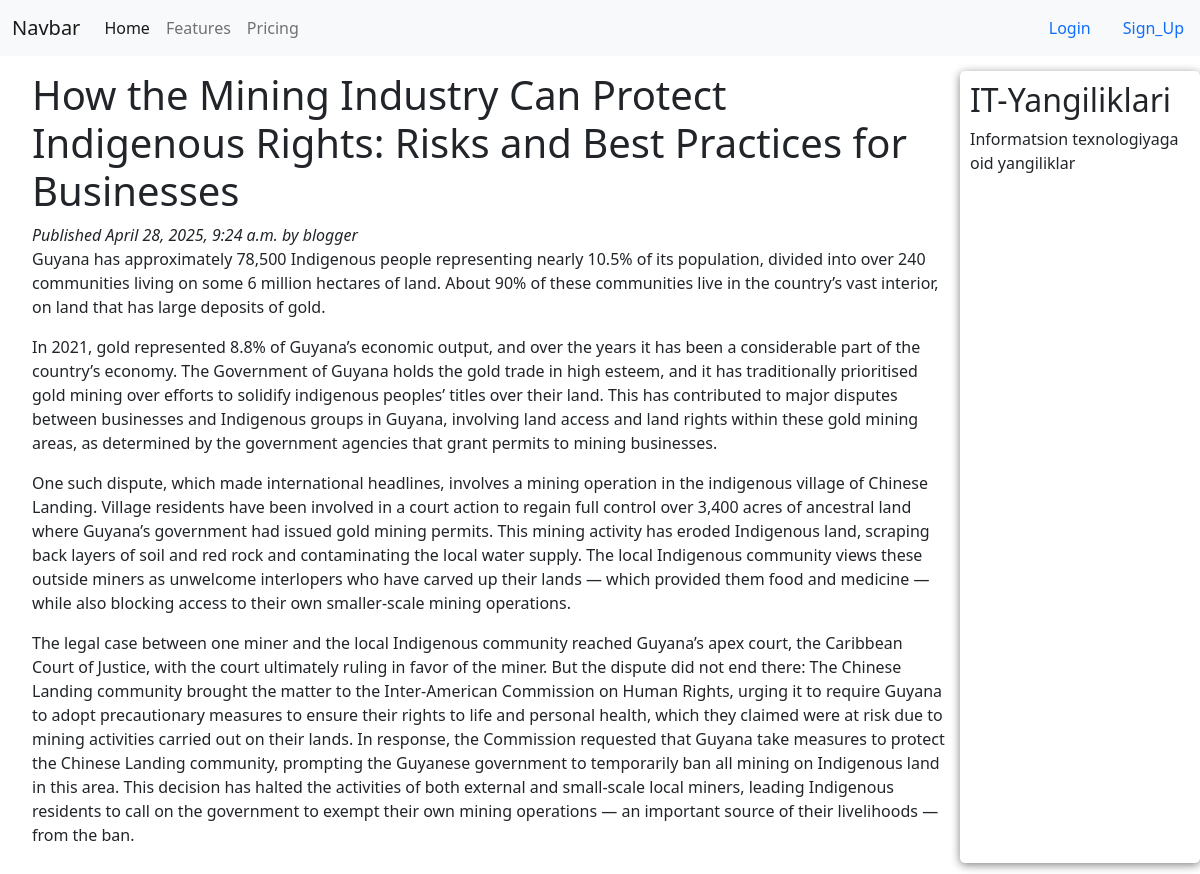
Screenshot of /2025/4/28/how-the-mining-industry-can-protect-indigenous-rights-risks-and-best-practices-for-businesses with the database file from the repository.
### blogg/models.py (models this page shows, shortened)
class Post(models.Model):
    STATUS_CHOICES = (
        ('draft', 'Draft'),
        ('published', 'Published')
    )
    title = models.CharField(max_length=250)
    slug = models.SlugField(max_length=255)
    author = models.ForeignKey(User, on_delete=models.CASCADE, related_name='blog_posts')
    body = models.TextField()
    publish = models.DateTimeField(default=timezone.now)
    created = models.DateTimeField(auto_now_add=True)
    updated = models.DateTimeField(auto_now=True)
    status = models.CharField(max_length=10, choices=STATUS_CHOICES, default='draft')
    class Meta:
        ordering = ('-publish',)
    objects = models.Manager()
    published = PublishedManager()

### blogg/views.py (the view)
# urls.py: path('<int:year>/<int:month>/<int:day>/<slug:slug>', post_detail, name="post_detail"),
def post_detail(request, year, month, day, slug):
    post = get_object_or_404(Post, slug=slug, status='published', publish__year=year, publish__month=month, publish__day=day)
    return render(request, 'blog/post/detail.html', {'post': post})

### templates/blog/post/detail.html (shortened to what this page needs)
{% extends 'blog/base.html' %}
{% block content %}
    <h1>{{ post.title }}</h1>
    <em class="date">
        Published {{post.publish}} by {{post.author}}
    </em>
    {{post.body|linebreaks}}
{% endblock  %}

### static/css/blog.css (style rules this page uses)
* { margin: 0; padding: 0; transition: 0.3s; }

### rows the page displays
Post: title "How the Mining Industry Can Protect Indigenous Rights: Risks and Best Practices for Businesses", publish "April 28, 2025, 9:24 a.m.", author "blogger", body "Guyana has approximately 78,500 Indigenous people representing nearly 10.5% of its population, divided into over 240 communities living on some 6 million hectares of land. About 90% of these communities live in the country’s vast interior, on land that has large deposits of gold. In 2021, gold represented 8.8% of Guyana’s economic output, and over the years it has been a considerable part of the country’s economy. The Government of Guyana holds the gold trade in high esteem, and it has traditionally prioritised gold mining over efforts to solidify indigenous peoples’ titles over their land. This has contributed to major disputes between businesses and Indigenous groups in Guyana, involving…"
